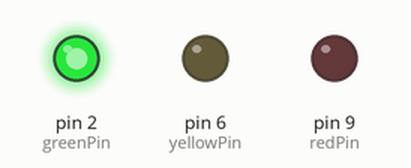
Simulated run of this sketch. Board: Arduino Uno, built with avr-gcc and run on an emulated ATmega328P. Parts: output pins drawn as LEDs (lit = HIGH).

Above: at 2.5 s.
At 7.5 s:
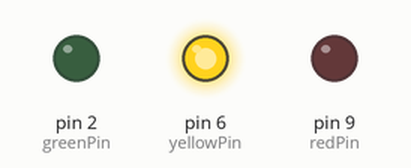
At 12.5 s:
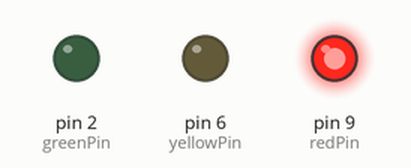
Timing chart, 0 to 19.5 s (numbered marks = the images above):
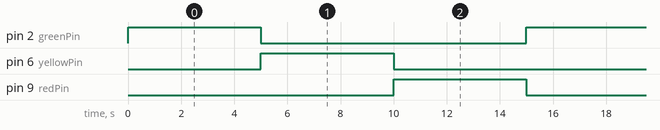

Measured:
- by itself, pin 2 (greenPin), pin 6 (yellowPin), pin 9 (redPin): alternates HIGH for 5.0 s and LOW for 10.0 s
- by itself, everything shown: repeats every 15.0 s, in 3 steps

The sketch:

2_Traffic_Light.ino
```cpp
#include <TimeLib.h>

const int greenPin = 2;
const int yellowPin = 6;
const int redPin = 9;

int lightSequence = 0;

void setup() {
  // put your setup code here, to run once:
  pinMode(greenPin, OUTPUT);
  pinMode(yellowPin, OUTPUT);
  pinMode(redPin, OUTPUT);
}

void loop() {
  // put your main code here, to run repeatedly:

  time_t startingTime = now();

  if (lightSequence == 0) {
    digitalWrite(redPin, LOW);
    digitalWrite(yellowPin, LOW);

    digitalWrite(greenPin, HIGH);
  } else if (lightSequence == 1) {
    digitalWrite(greenPin, LOW);
    digitalWrite(redPin, LOW);

    digitalWrite(yellowPin, HIGH);
  } else {
    digitalWrite(yellowPin, LOW);
    digitalWrite(greenPin, LOW);

    digitalWrite(redPin, HIGH);
  }

  delay(5000); // Delay for 1 second

  if (lightSequence == 2) {
    lightSequence = 0;
  } else {
    lightSequence += 1;
  }
}
```
